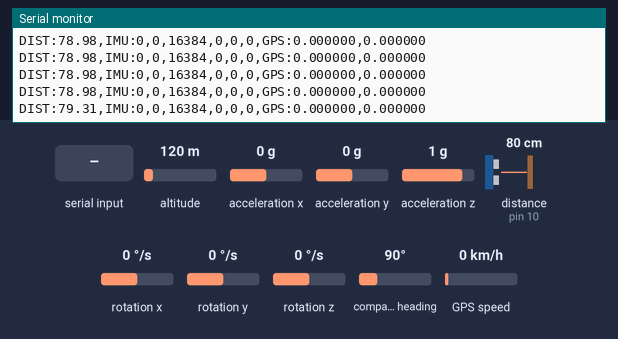
This sketch was run on a simulated Arduino Uno, built with avr-gcc and run on an emulated ATmega328P. Shown: the last lines printed to the serial monitor. Wiring (inferred from the names in the program): ultrasonic range finder: trigger pin 9; echo pin 10. Inputs (shaded band) come from the test bench; at power-on: altitude 120 m, distance to the obstacle (sensor on pin 10) 80 cm, acceleration x 0 g, acceleration y 0 g, acceleration z 1 g, rotation x 0 °/s, rotation y 0 °/s, rotation z 0 °/s, compass heading 90°, GPS speed 0 km/h. The echo pulse lasts 58.3 µs per cm; the GPS gets a fix after 3 s at 37.7749, -122.4194 with 8 satellites.

Above: at 1.2 s.
1.3 s: altitude set to 980 m
At 2.08 s:
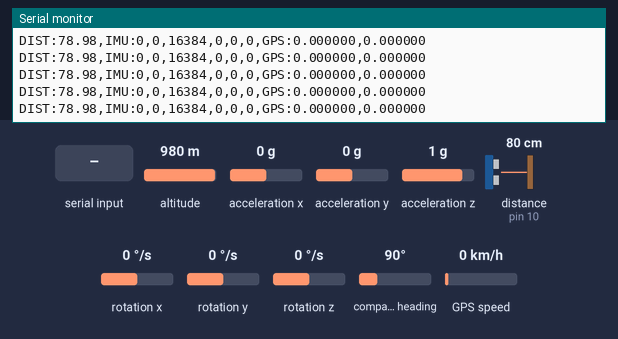
2.8 s: distance to the obstacle (sensor on pin 10) set to 2 cm
At 3.1 s:
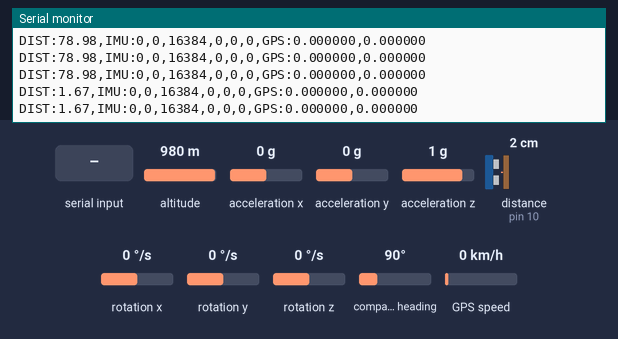
6.9 s: acceleration x set to -1.4 g
At 7.11 s:
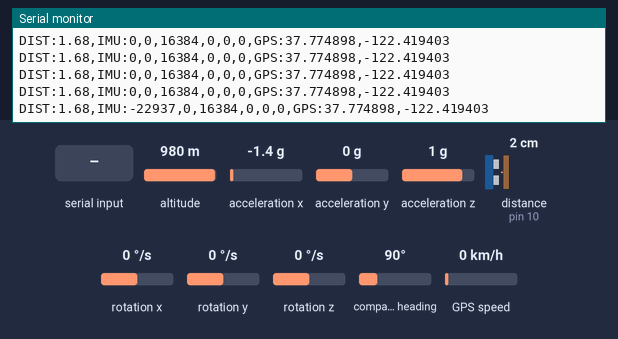
8.4 s: acceleration y set to 0.8 g
At 9.12 s:
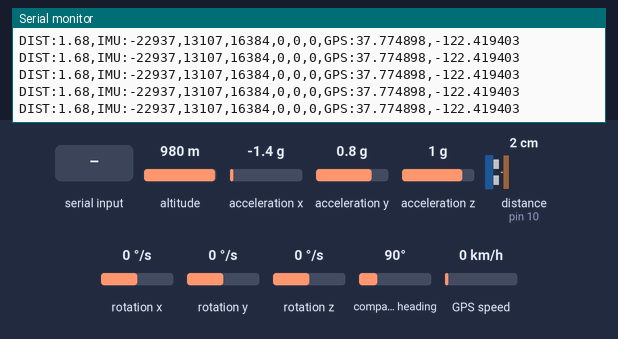
12.5 s: distance to the obstacle (sensor on pin 10) set to 35 cm
At 13.16 s:
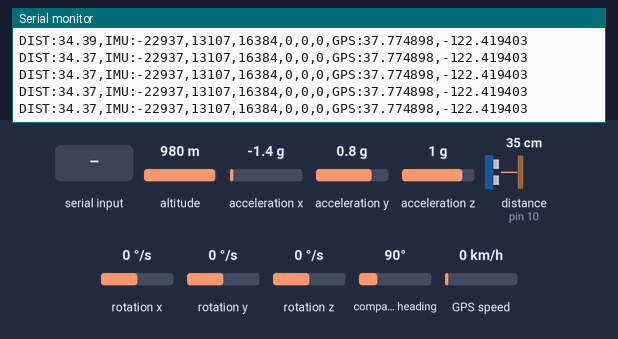
16.6 s: "1" received over the second serial link
At 16.8 s:
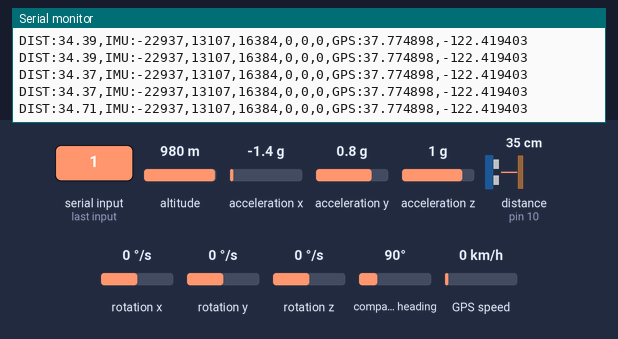
Timing chart, 0 to 19.1 s (numbered marks = the images above; inputs shaded):
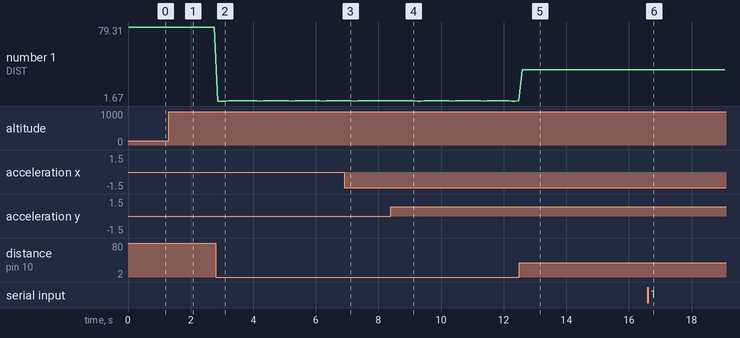

The sketch:

smart_blackbox_sensorhub.ino
```cpp
#include <Wire.h>
#include <MPU6050.h>
#include <TinyGPS++.h>
#include <SoftwareSerial.h>


// ==========================================
// MPU6050
// ==========================================

MPU6050 mpu;


// ==========================================
// GPS
// ==========================================

TinyGPSPlus gps;

SoftwareSerial gpsSerial(4, 3);


// ==========================================
// HC-SR04
// ==========================================

#define TRIG_PIN 9
#define ECHO_PIN 10


// ==========================================
// VARIABLES
// ==========================================

float distance_cm = 0;

int16_t ax, ay, az;
int16_t gx, gy, gz;

double latitude = 0;
double longitude = 0;


// ==========================================
// SETUP
// ==========================================

void setup()
{
    Serial.begin(115200);

    // ==========================
    // HC-SR04
    // ==========================

    pinMode(TRIG_PIN, OUTPUT);
    pinMode(ECHO_PIN, INPUT);

    // ==========================
    // MPU6050
    // ==========================

    Wire.begin();

    mpu.initialize();

    // ==========================
    // GPS
    // ==========================

    gpsSerial.begin(9600);

    Serial.println("SMART BLACKBOX SENSOR HUB STARTED");
}


// ==========================================
// READ ULTRASONIC
// ==========================================

void readUltrasonic()
{
    digitalWrite(TRIG_PIN, LOW);

    delayMicroseconds(2);

    digitalWrite(TRIG_PIN, HIGH);

    delayMicroseconds(10);

    digitalWrite(TRIG_PIN, LOW);

    long duration = pulseIn(ECHO_PIN, HIGH);

    distance_cm = duration * 0.034 / 2.0;
}


// ==========================================
// READ MPU6050
// ==========================================

void readMPU()
{
    mpu.getMotion6(
        &ax,
        &ay,
        &az,
        &gx,
        &gy,
        &gz
    );
}


// ==========================================
// READ GPS
// ==========================================

void readGPS()
{
    while (gpsSerial.available())
    {
        gps.encode(gpsSerial.read());

        if (gps.location.isUpdated())
        {
            latitude = gps.location.lat();

            longitude = gps.location.lng();
        }
    }
}


// ==========================================
// SEND DATA
// ==========================================

void sendData()
{
    Serial.print("DIST:");

    Serial.print(distance_cm);

    Serial.print(",");


    Serial.print("IMU:");

    Serial.print(ax);
    Serial.print(",");

    Serial.print(ay);
    Serial.print(",");

    Serial.print(az);
    Serial.print(",");

    Serial.print(gx);
    Serial.print(",");

    Serial.print(gy);
    Serial.print(",");

    Serial.print(gz);

    Serial.print(",");


    Serial.print("GPS:");

    Serial.print(latitude, 6);

    Serial.print(",");

    Serial.print(longitude, 6);

    Serial.println();
}


// ==========================================
// LOOP
// ==========================================

void loop()
{
    // ==========================
    // READ ALL SENSORS
    // ==========================

    readUltrasonic();

    readMPU();

    readGPS();

    // ==========================
    // SEND TO JETSON
    // ==========================

    sendData();

    delay(100);
}
```

Measured:
- after the input at 2.8 s, the serial monitor: prints a new line after 0.07 s (image 2)
- after the input at 6.9 s, the serial monitor: prints a new line after 0.09 s (image 3)
- after the input at 8.4 s, the serial monitor: prints a new line after 0.06 s (image 4)
- after the input at 12.5 s, the serial monitor: prints a new line after 0.09 s (image 5)
- after the input at 16.6 s, the serial monitor: prints a new line after 0.20 s (image 6)
- plotted number 1: 78.98 → 1.68 after the input at 2.8 s, 1.68 → 34.37 after the input at 12.5 s
